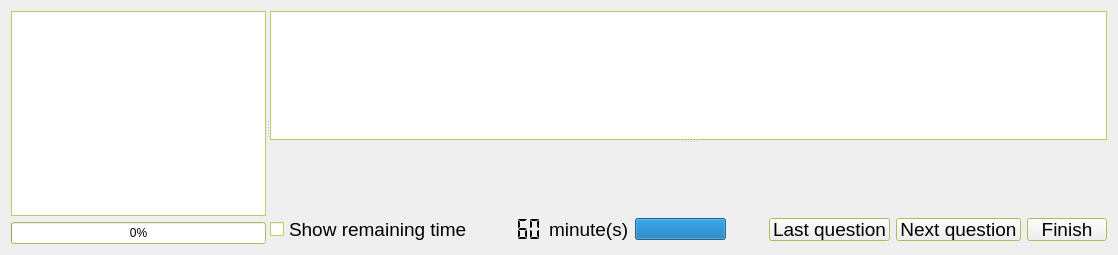
      <widget class="QWidget" name="testPage">
       <layout class="QHBoxLayout">
        <property name="spacing">
         <number>6</number>
        </property>
        <item>
         <widget class="MTSplitter" name="testPageSplitter">
          <property name="palette">
           <palette>
            <active>
             <colorrole role="Base">
              <brush brushstyle="SolidPattern">
               <color alpha="255">
                <red>255</red>
                <green>255</green>
                <blue>255</blue>
               </color>
              </brush>
             </colorrole>
             <colorrole role="Window">
              <brush brushstyle="SolidPattern">
               <color alpha="255">
                <red>255</red>
                <green>255</green>
                <blue>127</blue>
               </color>
              </brush>
             </colorrole>
            </active>
            <inactive>
             <colorrole role="Base">
              <brush brushstyle="SolidPattern">
               <color alpha="255">
                <red>255</red>
                <green>255</green>
                <blue>255</blue>
               </color>
              </brush>
             </colorrole>
             <colorrole role="Window">
              <brush brushstyle="SolidPattern">
               <color alpha="255">
                <red>255</red>
                <green>255</green>
                <blue>127</blue>
               </color>
              </brush>
             </colorrole>
            </inactive>
            <disabled>
             <colorrole role="Base">
              <brush brushstyle="SolidPattern">
               <color alpha="255">
                <red>255</red>
                <green>255</green>
                <blue>127</blue>
               </color>
              </brush>
             </colorrole>
             <colorrole role="Window">
              <brush brushstyle="SolidPattern">
               <color alpha="255">
                <red>255</red>
                <green>255</green>
                <blue>127</blue>
               </color>
              </brush>
             </colorrole>
            </disabled>
           </palette>
          </property>
          <property name="orientation">
           <enum>Qt::Horizontal</enum>
          </property>
          <property name="childrenCollapsible">
           <bool>false</bool>
          </property>
          <widget class="QWidget" name="layoutWidget_1">
           <layout class="QVBoxLayout">
            <property name="spacing">
             <number>6</number>
            </property>
            <property name="margin">
             <number>0</number>
            </property>
            <item>
             <widget class="QListWidget" name="LQListWidget">
              <property name="sizePolicy">
               <sizepolicy hsizetype="Preferred" vsizetype="Expanding">
                <horstretch>0</horstretch>
                <verstretch>0</verstretch>
               </sizepolicy>
              </property>
              <property name="minimumSize">
               <size>
                <width>100</width>
                <height>0</height>
               </size>
              </property>
             </widget>
            </item>
            <item>
             <widget class="QProgressBar" name="progressBar">
              <property name="sizePolicy">
               <sizepolicy hsizetype="Preferred" vsizetype="Fixed">
                <horstretch>0</horstretch>
                <verstretch>0</verstretch>
               </sizepolicy>
              </property>
              <property name="minimumSize">
               <size>
                <width>100</width>
                <height>0</height>
               </size>
              </property>
              <property name="value">
               <number>0</number>
              </property>
              <property name="alignment">
               <set>Qt::AlignHCenter</set>
              </property>
              <property name="orientation">
               <enum>Qt::Horizontal</enum>
              </property>
             </widget>
            </item>
           </layout>
          </widget>
          <widget class="QWidget" name="layoutWidget_2">
           <layout class="QVBoxLayout">
            <property name="spacing">
             <number>6</number>
            </property>
            <item>
             <widget class="MTSplitter" name="questionTextSvgSplitter">
              <property name="orientation">
               <enum>Qt::Vertical</enum>
              </property>
              <widget class="QTextBrowser" name="questionTextBrowser"/>
              <widget class="MTMultiSvgWidget" name="svgDisplayWidget" native="true">
               <property name="minimumSize">
                <size>
                 <width>0</width>
                 <height>59</height>
                </size>
               </property>
              </widget>
             </widget>
            </item>
            <item>
             <widget class="AnswersView" name="answersView" native="true"/>
            </item>
            <item>
             <layout class="QHBoxLayout">
              <property name="spacing">
               <number>6</number>
              </property>
              <item>
               <widget class="QCheckBox" name="showRemainingTimeCheckBox">
                <property name="font">
                 <font>
                  <pointsize>14</pointsize>
                 </font>
                </property>
                <property name="text">
                 <string>Show remaining time</string>
                </property>
               </widget>
              </item>
              <item>
               <widget class="QLCDNumber" name="remainingTimeLcdNumber">
                <property name="frameShape">
                 <enum>QFrame::NoFrame</enum>
                </property>
                <property name="segmentStyle">
                 <enum>QLCDNumber::Flat</enum>
                </property>
                <property name="intValue" stdset="0">
                 <number>60</number>
                </property>
               </widget>
              </item>
              <item>
               <widget class="QLabel" name="label_minutes">
                <property name="font">
                 <font>
                  <pointsize>14</pointsize>
                 </font>
                </property>
                <property name="text">
                 <string>minute(s)</string>
                </property>
               </widget>
              </item>
              <item>
               <widget class="QProgressBar" name="remainingTimeProgressBar">
                <property name="value">
                 <number>100</number>
                </property>
                <property name="textVisible">
                 <bool>false</bool>
                </property>
                <property name="orientation">
                 <enum>Qt::Horizontal</enum>
                </property>
               </widget>
              </item>
              <item>
               <spacer>
                <property name="orientation">
                 <enum>Qt::Horizontal</enum>
                </property>
                <property name="sizeHint" stdset="0">
                 <size>
                  <width>40</width>
                  <height>20</height>
                 </size>
                </property>
               </spacer>
              </item>
              <item>
               <widget class="QPushButton" name="btnLast">
                <property name="maximumSize">
                 <size>
                  <width>16777215</width>
                  <height>23</height>
                 </size>
                </property>
                <property name="font">
                 <font>
                  <pointsize>14</pointsize>
                 </font>
                </property>
                <property name="text">
                 <string>Last question</string>
                </property>
                <property name="icon">
                 <iconset resource="resources.qrc">
                  <normaloff>:/images/images/back.png</normaloff>:/images/images/back.png</iconset>
                </property>
                <property name="iconSize">
                 <size>
                  <width>20</width>
                  <height>20</height>
                 </size>
                </property>
               </widget>
              </item>
              <item>
               <widget class="QPushButton" name="btnNext">
                <property name="maximumSize">
                 <size>
                  <width>16777215</width>
                  <height>23</height>
                 </size>
                </property>
                <property name="font">
                 <font>
                  <pointsize>14</pointsize>
                 </font>
                </property>
                <property name="text">
                 <string>Next question</string>
                </property>
                <property name="icon">
                 <iconset resource="resources.qrc">
                  <normaloff>:/images/images/forward.png</normaloff>:/images/images/forward.png</iconset>
                </property>
                <property name="iconSize">
                 <size>
                  <width>20</width>
                  <height>20</height>
                 </size>
                </property>
               </widget>
              </item>
              <item>
               <widget class="QPushButton" name="btnFinish">
                <property name="maximumSize">
                 <size>
                  <width>16777215</width>
                  <height>23</height>
                 </size>
                </property>
                <property name="font">
                 <font>
                  <pointsize>14</pointsize>
                 </font>
                </property>
                <property name="text">
                 <string>Finish</string>
                </property>
                <property name="icon">
                 <iconset resource="resources.qrc">
                  <normaloff>:/images/images/button_ok.png</normaloff>:/images/images/button_ok.png</iconset>
                </property>
                <property name="iconSize">
                 <size>
                  <width>20</width>
                  <height>20</height>
                 </size>
                </property>
               </widget>
              </item>
             </layout>
            </item>
           </layout>
          </widget>
         </widget>
        </item>
       </layout>
      </widget>
